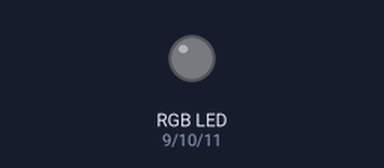
Recording of a sketch running on a simulated Arduino Uno, built with avr-gcc and run on an emulated ATmega328P. On the bench: an RGB LED mixed from three pins (HIGH = lit).

Above: at 0.15 s.
At 7.66 s:
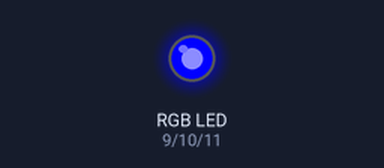
At 19.99 s:
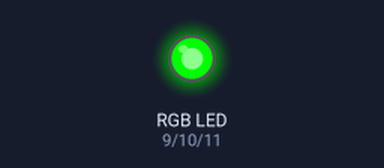
At 39.84 s:
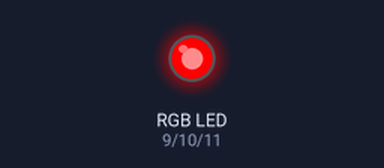
Timing chart, 0 to 40.0 s (numbered marks = the images above):
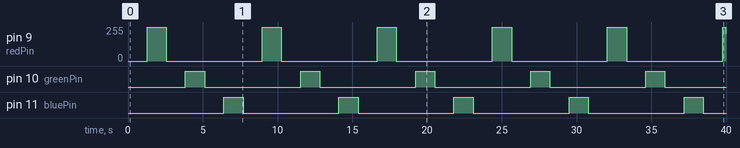

Measured:
- by itself, pin 9 (redPin): 0/255 → 255/255 at 1.3 s, → 0/255 1.3 s later, → 255/255 6.4 s later, → 0/255 1.3 s later, … (12 changes in this stretch)
- by itself, pin 10 (greenPin), pin 11 (bluePin): alternates HIGH for 1.3 s and LOW for 6.4 s

The sketch:

Jun14b_LED_RGB_FadeEachColor.ino
```cpp
int redPin = 9;
int greenPin = 10;
int bluePin = 11;

void setup() {
  pinMode(redPin, OUTPUT);
  pinMode(greenPin, OUTPUT);
  pinMode(bluePin, OUTPUT);
}

void fadeLED(int pin) {
  // Fade In
  for (int i = 0; i <= 255; i++) {
    analogWrite(pin, i);
    delay(5);
  }

  // Fade Out
  for (int i = 255; i >= 0; i--) {
    analogWrite(pin, i);
    delay(5);
  }
}

void loop() {
  fadeLED(redPin);    // Red fades
  fadeLED(greenPin);  // Green fades
  fadeLED(bluePin);   // Blue fades
}
```
